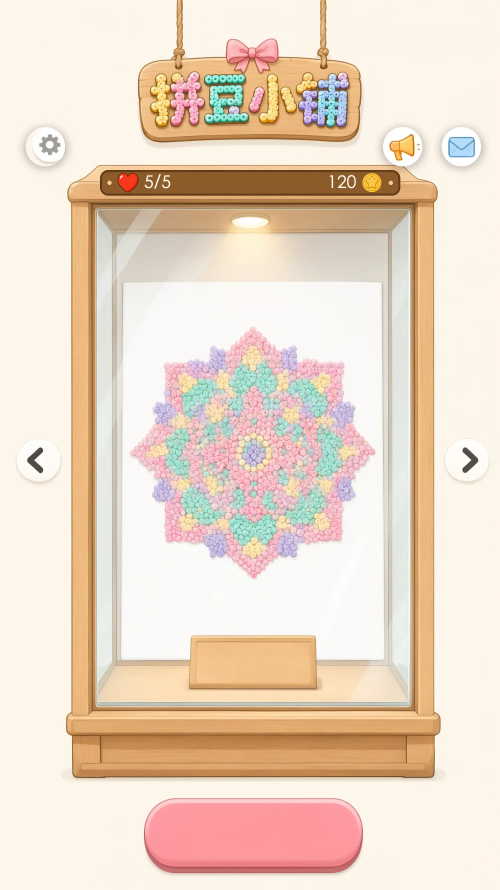
#> input picture games/beads/design/art/final/prototypes/proto-v2-full-750x1334-at2x.png, 1500 x 2668 px, found by its file name (shown at 1/3 size)
$ python menu-proto-coords.py
#> lines starting #> are read from the running program, lines starting #| are printed output that depends on the picture; after the words box and inside, x2 and y2 are one past the last pixel; in counts of white or black regions, pixels touching at a corner belong together
#!/usr/bin/env python3
# 主界面原型 v3（三态 + 走马灯示意帧）+ 坐标总图 + 五档机型坐标图，同一份合成底图（零模型，纯 PIL）。
# 布局 = 落地单 v3.13 + WXG-T-497（签到钮日历 / 版本号进设置）/ WXG-T-498（顶栏左右对称）/ tuning.ts `menuAnchors`；
# 素材 = final/assets/menu 正本（顶栏钮/徽标/木牌/箭头）+ proto-v2 切件（资源条、曼陀罗豆画）。标注单位 = 750 设计px（rpx 语义）。
# 用法（仓库根）：python3 games/beads/design/ai-workflows/menu-proto-coords.py
import os
import numpy as np
from PIL import Image, ImageDraw, ImageFilter, ImageFont, ImageOps

ART = "games/beads/design/art/final"
A = f"{ART}/assets/menu"
# 2026-10-18 webp 退役 ⇒ 输入也走 PNG
PROTO_V2 = f"{ART}/prototypes/proto-v2-full-750x1334-at2x.png"
LOGO = "games/beads/assets/menu/ui_menu_logo.png"
F_LIGHT = "/System/Library/Fonts/STHeiti Light.ttc"
F_BOLD = "/System/Library/Fonts/STHeiti Medium.ttc"
PLATE_TEXT = ("第 9 关", "曼陀罗")           # 关名为占位：运行时读关卡 `title`（可选），缺省只显关序
CTA_TEXT = "开始游戏"                         # copy-tokens `btn_start_label`

# ── tuning.ts 常量（750 系）──
TOPG, BOTG, PAD = 16, 32, 12
# 无刘海结顶下限 = 加长前绳长（tuning MENU_BOW_MIN_FROM_TOP）
BOW_MIN = 61
SIGN_CHAIN, BAR_H, BAR_INSET, CASE_H, CTA_H = 165, 32, 14, 871, 92
# x, w, h, bowYOff（v3.9 绳加长到 960×772）
SIGN = (190, 370, 298, 119)
BAR = (154, 442)                              # 圆角不探出框肩，中心 375
CASE = (107, 544)
BOSS = (146, 130, 468, 528)                   # x, yOff, w, h
# 走马灯滑动裁切区 = 玻璃内壁（橱窗位图实测 x167..590）
CLIP = (168, 130, 422, 528)
SEAL_H, SEAL_INSET = 140, 12                  # 通关飘带随内容滑动 ⇒ 整枚落在裁切区内
NEXT_TEXT = ("第 10 关", "小雏菊")             # 滑动示意里的下一项（占位）
BADGE = (538, 142, 64)
DONE = (380, 394, 160)                        # cx, yOff, d
PLATE = (381, 652, 214, 100)                  # cx, yOff, w, h
PLATE_TITLE = (30, 62)                        # 两行行心距牌顶（关序 28 / 关名 30，E1 地板 28）
# palette woodFace / woodEdge
WOOD_FACE, WOOD_EDGE = (138, 91, 52), (94, 59, 30)
ARROW_X, ARROW_D, ARROW_ICON = (26, 660), 64, 36
# 顶栏 2×2 四钮（`MENU_TOPBAR_X`；[WXG-T-498] 对称后：左列 14 / 右列 648，行距 88 = `TOUCH_MIN`）
TOPBAR_ITEMS = ((14, 0, "settings"), (14, 88, "rank"), (648, 0, "calendar"), (648, 88, "skin"))
TOPBAR_ROW_DY, TOPBAR_D, HIT = 88, 80, 88
CTA_X, CTA_W = 218, 324

v2 = Image.open(PROTO_V2).convert("RGB")
#> v2 is the input picture: PIL image 1500x2668 RGB; mean R, G, B 235, 216.1, 198.6
BG = v2.getpixel((10, 10))
#> BG = (253, 246, 235)


def v2crop(x0, y0, x1, y1):
    return v2.crop((x0 * 2, y0 * 2, x1 * 2, y1 * 2))


BAR_IMG = v2crop(156, 248, 595, 294)
# 豆画：v2 boss 图位（窗顶 294 + 130）内非白像素外接框；正片叠底贴回 ⇒ 白底自然吃掉
_slot = v2crop(146, 424, 614, 940)
_ink = ImageOps.invert(_slot.convert("L")).point(
    lambda v: 255 if v > 30 else 0)
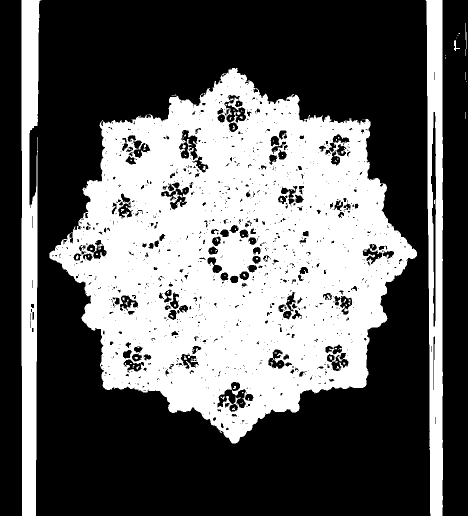
#> _ink: PIL image 936x1032 L (shown at 1/2 size); 38.5% white; 152 white regions (128 under 20 px), largest, box (x1, y1, x2, y2) and area: (99, 136, 834, 887) 313924, (43, 0, 83, 1032) 29961, (851, 0, 886, 1032) 26946
MANDALA = _slot.crop(_ink.getbbox())
# 花的重心（图内 0..1）。贴图按外接框中心摆会让花偏上、章跟着偏。
_rgb = np.asarray(MANDALA.convert("RGB")).astype(np.int16)
_r, _g, _b = _rgb[:, :, 0], _rgb[:, :, 1], _rgb[:, :, 2]
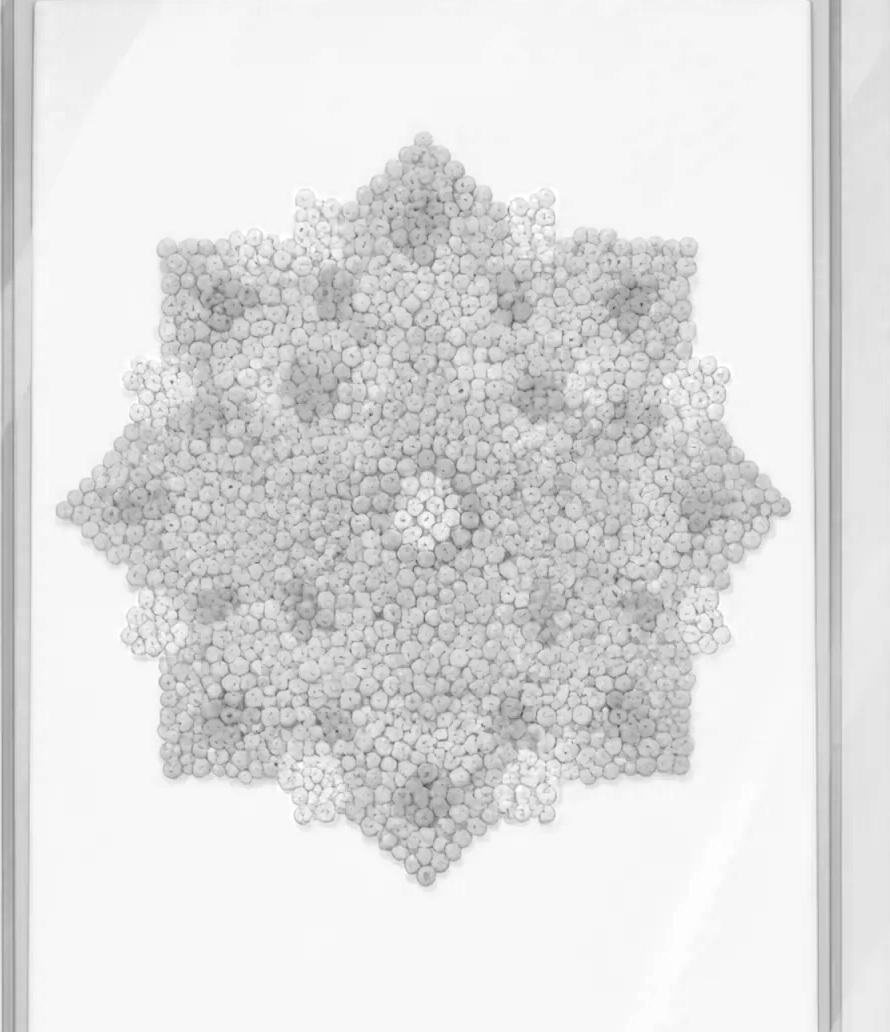
#> _b: shape (1032, 890) int16; min 71, max 255, mean 222.7
_ys, _xs = np.nonzero((np.maximum(np.maximum(_r, _g), _b) -
                      np.minimum(np.minimum(_r, _g), _b)) > 18)
FLOWER = (_xs.mean() / MANDALA.width, _ys.mean() / MANDALA.height)
#> FLOWER = (0.475, 0.493)
_sat = np.zeros(_r.shape, np.uint8)
_sat[_ys, _xs] = 255
BEAD_MASK = Image.fromarray(_sat).filter(
    ImageFilter.MaxFilter(9))   # 彩豆 + 9px 外扩（豆间缝）
#> BEAD_MASK: PIL image 890x1032 L; 42.9% white; 6 white regions, box (x1, y1, x2, y2) and area: (51, 127, 796, 892) 362091, (0, 416, 21, 1032) 11232, (824, 0, 845, 584) 9418, (819, 720, 843, 1032) 5757, (0, 0, 19, 287) 5242, (821, 594, 840, 616) 352
# 只留与花心连通的一块（切件两侧带着白板木边，饱和度也过阈）
ImageDraw.floodfill(BEAD_MASK, (round(_xs.mean()), round(_ys.mean())), 128)
BEAD_MASK = BEAD_MASK.point(lambda v: 255 if v == 128 else 0)
#> BEAD_MASK: PIL image 890x1032 L; 39.4% white; 1 white region, box (x1, y1, x2, y2) and area: (51, 127, 796, 892) 362091


# [5 lines left out: function mass_frac, not called in this run]


def seal_xy(c0, sw):
    """通关飘带左上角：裁切区右上内缩 SEAL_INSET。"""
    return CLIP[0] + CLIP[2] - SEAL_INSET - sw, c0 + CLIP[1] + SEAL_INSET


def anchors(st, sb, cap, H):
    """tuning.ts menuAnchors 的 y-down 直译（只用于出图，真源仍是 TS）。"""
    bow0 = max(st + TOPG, BOW_MIN)
    sign1 = bow0 + SIGN_CHAIN
    cta1 = H - sb - BOTG
    cta0 = cta1 - CTA_H
    zone = cta0 - sign1
    gap_top = max((zone - CASE_H) / 3, PAD)
    case0 = sign1 + gap_top
    return dict(st=st, sb=sb, cap=cap, H=H, bow0=bow0, sign1=sign1, cta0=cta0, cta1=cta1,
                gap_top=gap_top, gap_bot=zone - CASE_H - gap_top, case0=case0,
                case1=case0 + CASE_H, bt=cap + 4, arrow_cy=case0 + 0.42 * CASE_H)


def content_layer(g, s, state):
    """走马灯滑动层（透明底，尺寸 = CLIP）：豆画 + 三态盖章。坐标仍按 750 系写，内部减去 CLIP 原点。"""
    ox0, oy0 = CLIP[0], g["case0"] + CLIP[1]
    lay = Image.new("RGBA", (round(CLIP[2] * s), round(CLIP[3] * s)))

    def put(img, x, y, w, h):
        im = img.convert("RGBA").resize(
            (max(1, round(w * s)), max(1, round(h * s))), Image.LANCZOS)
        lay.alpha_composite(im, (round((x - ox0) * s), round((y - oy0) * s)))

    def put_centered(img, cx, cy, w, h):
        ox, oy = mass_frac(img)
        put(img, cx - ox * w, cy - oy * h, w, h)

    # 豆画白底转透明（等效原先叠在白板上的正片叠底）。未开启 = 置灰；进行中 / 通关 = 原色（v3.8）
    art = MANDALA if state != "locked" else Image.blend(
        ImageOps.grayscale(MANDALA).convert("RGB"), Image.new("RGB", MANDALA.size, "white"), 0.4)
    rgb = np.asarray(art.convert("RGB")).astype(np.float32)
    a = 255 - rgb.min(axis=2)
    a = a * (np.asarray(BEAD_MASK) > 0)          # 去掉 proto-v2 切件里白板灰边，只留豆子
    col = 255 - (255 - rgb) * 255 / np.maximum(a, 1)[..., None]
    art = Image.fromarray(
        np.dstack([np.clip(col, 0, 255), a]).astype(np.uint8), "RGBA")
    aw = 340
    ah = aw * MANDALA.height / MANDALA.width
    # 花的重心落在图位中心，三态盖章再按各自纹理的重心叠到同一点
    cx, cy = DONE[0], g["case0"] + DONE[1]
    put(art, cx - FLOWER[0] * aw, cy - FLOWER[1] * ah, aw, ah)
    if state == "locked":
        put_centered(Image.open(
            f"{A}/ui_menu_badge_locked.png"), cx, cy, 220, 220)
    elif state == "pushing":
        badge = Image.open(f"{A}/ui_menu_badge_progress.png")
        bh = 200
        put_centered(badge, cx, cy, bh * badge.width / badge.height, bh)
    else:
        seal = Image.open(f"{A}/ui_menu_seal_cleared.png")
        sw = SEAL_H * seal.width / seal.height
        put(seal, *seal_xy(g["case0"], sw), sw, SEAL_H)
    return lay


def compose(g, s, state, w750=750, content=True, plate_text=PLATE_TEXT):
    """干净 UI 底图；s = 每设计px 的画布像素数。state ∈ pushing/locked/done。
    content=False ⇒ 不画滑动层（豆画 + 盖章），plate_text=None ⇒ 木牌不写字。"""
    cv = Image.new("RGB", (round(w750 * s), round(g["H"] * s)), BG)

    def put(img, x, y, w, h, alpha=True):
        im = img.convert("RGBA").resize(
            (max(1, round(w * s)), max(1, round(h * s))), Image.LANCZOS)
        cv.paste(im, (round(x * s), round(y * s)), im if alpha else None)

    # [4 lines left out: function text, not called in this run]

    c0 = g["case0"]
    put(Image.open(f"{A}/ui_showcase_frame.png"), CASE[0], c0, CASE[1], CASE_H)
    put(BAR_IMG, BAR[0], c0 + BAR_INSET, BAR[1], BAR_H, alpha=False)
    if content:
        lay = content_layer(g, s, state)
        box = tuple(round(v * s) for v in (CLIP[0], c0 + CLIP[1]))
        cv.paste(lay, box, lay)
    # 木牌（固定层）+ 关卡标题（两行：关序 / 关名）
    px, py = PLATE[0] - PLATE[2] / 2, c0 + PLATE[1]
    put(Image.open(f"{A}/ui_showcase_plate.png"), px, py, PLATE[2], PLATE[3])
    if plate_text:
        text(PLATE[0], py + PLATE_TITLE[0], plate_text[0], 28, WOOD_FACE)
        text(PLATE[0], py + PLATE_TITLE[1], plate_text[1], 30, WOOD_EDGE)
    # ◀▶
    for x, icon in zip(ARROW_X, ("left", "right")):
        y = g["arrow_cy"] - ARROW_D / 2
        put(Image.open(f"{A}/ui_btn_arrow_bg_normal.png"),
            x, y, ARROW_D, ARROW_D)
        ic = Image.open(f"{A}/ui_icon_arrow_{icon}.png")
        iw = ARROW_ICON * ic.width / ic.height
        put(ic, x + (ARROW_D - iw) / 2, y +
            (ARROW_D - ARROW_ICON) / 2, iw, ARROW_ICON)
    put(Image.open(LOGO), SIGN[0], g["bow0"] - SIGN[3], SIGN[1], SIGN[2])
    # 顶栏四钮 2×2：圆底 + 图标同框 80（热区 88 同心；左列 14 / 右列 648，行距 88）
    for hx, dy, icon in TOPBAR_ITEMS:
        x, y = hx + (HIT - TOPBAR_D) / 2, g["bt"] + dy + (HIT - TOPBAR_D) / 2
        put(Image.open(f"{A}/ui_btn_circle_normal.png"),
            x, y, TOPBAR_D, TOPBAR_D)
        put(Image.open(f"{A}/ui_icon_{icon}.png"), x, y, TOPBAR_D, TOPBAR_D)
    # CTA：正本 200×240 纵向等比缩到 92，横向三段拉伸（端帽 capX 76 源px）+ 文案居台面
    src = Image.open(f"{A}/ui_btn_start_9s.png").convert("RGBA")
    hp, wp = round(CTA_H * s), round(CTA_W * s)
    src = src.resize((round(src.width * hp / src.height), hp), Image.LANCZOS)
    cap = round(76 * hp / 240)
    pill = Image.new("RGBA", (wp, hp))
    pill.paste(src.crop((0, 0, cap, hp)), (0, 0))
    pill.paste(src.crop((cap, 0, src.width - cap, hp)
                        ).resize((wp - 2 * cap, hp)), (cap, 0))
    pill.paste(src.crop((src.width - cap, 0, src.width, hp)), (wp - cap, 0))
    cv.paste(pill, (round(CTA_X * s), round(g["cta0"] * s)), pill)
    label = Image.open(f"{A}/ui_menu_cta_label.png")
    lh = 56
    lw = lh * label.width / label.height
    ox, oy = mass_frac(label)
    put(label, CTA_X + CTA_W / 2 - ox * lw,
        g["cta0"] + CTA_H * 0.42 - oy * lh, lw, lh)
    return cv


# [165 lines left out: functions swipe, annotate, master, not called in this run]


# (文件名, 型号, w_dp, h_dp, dpr, safeTop dp, Home inset dp, 胶囊底 dp, 遮挡件 750系框)
TIERS = [
    ("menu-coords-se375.png", "iPhone SE/6/7/8", 375, 667, 2, 20, 0, 56, None),
    ("menu-coords-android360.png", "Android 挖孔主流（示例 360×780）", 360, 780, 3, 28.8, 0, 64,
     ("hole", 120, 24, 164, 68)),
    ("menu-coords-iphonex375.png", "iPhone X–14（刘海）", 375, 812, 3, 47, 34, 81.5,
     ("notch", 205, 0, 545, 90)),
    ("menu-coords-island393.png", "iPhone 14/15 Pro·16（灵动岛）", 393, 852, 3, 54, 34, 90,
     ("island", 255, 26, 495, 103)),
    ("menu-coords-max440.png", "iPhone 16 Pro Max", 440, 956, 3, 54, 34, 90,
     ("island", 255, 26, 495, 103)),
]
EXPECT_GAPS = [(38, 75), (130, 259), (95, 191), (94, 188),
               (101, 203)]   # menu-anchors.test.ts 钉值


# [46 lines left out: function tier, not called in this run]


if __name__ == "__main__":
    se = anchors(40, 0, 112, 1334)
    assert (se["sign1"], round(se["case0"]),
            se["cta1"]) == (226, 264, 1302), se
    for st in ("pushing", "locked", "done"):
        # 2026-10-17 起统一 PNG（小程序不支持 webp）
        out = f"{ART}/prototypes/proto-v3-{st}-750x1334-at2x.png"
        compose(se, 2, st).save(out, quality=90)
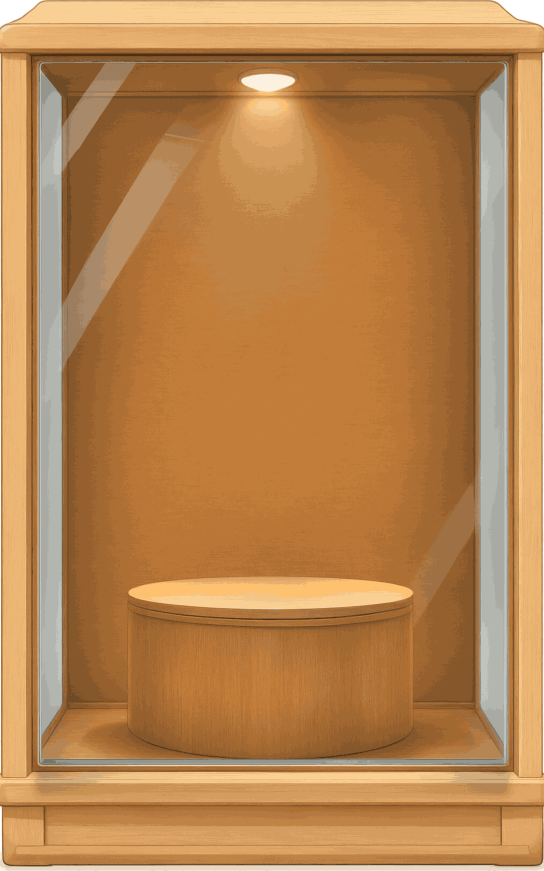
#> input picture games/beads/design/art/final/assets/menu/ui_showcase_frame.png, 1088 x 1742 px, found by its file name (shown at 1/2 size)
#> in put, im is the input picture: PIL image 1088x1742 RGBA; mean R, G, B, A 183.2, 131.4, 78.5, 253.7
#> call 2 of put, with x = 154, y = 277.7, w = 442, h = 32, alpha = False
#> in put (call 2), `im = img.convert("RGBA").resize( (max(1, round(w * s)), max(1, round(h..`:
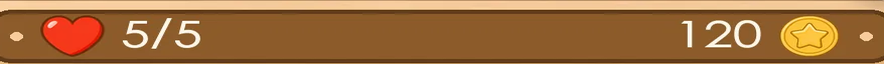
#> im: PIL image 884x64 RGBA; mean R, G, B, A 159.1, 109.8, 61.7, 255
#> in content_layer, `lay = Image.new("RGBA", (round(CLIP[2] * s), round(CLIP[3] * s)))`: lay: PIL image 844x1056 RGBA; every value is 0
#> in content_layer, `a = a * (np.asarray(BEAD_MASK) > 0)`:
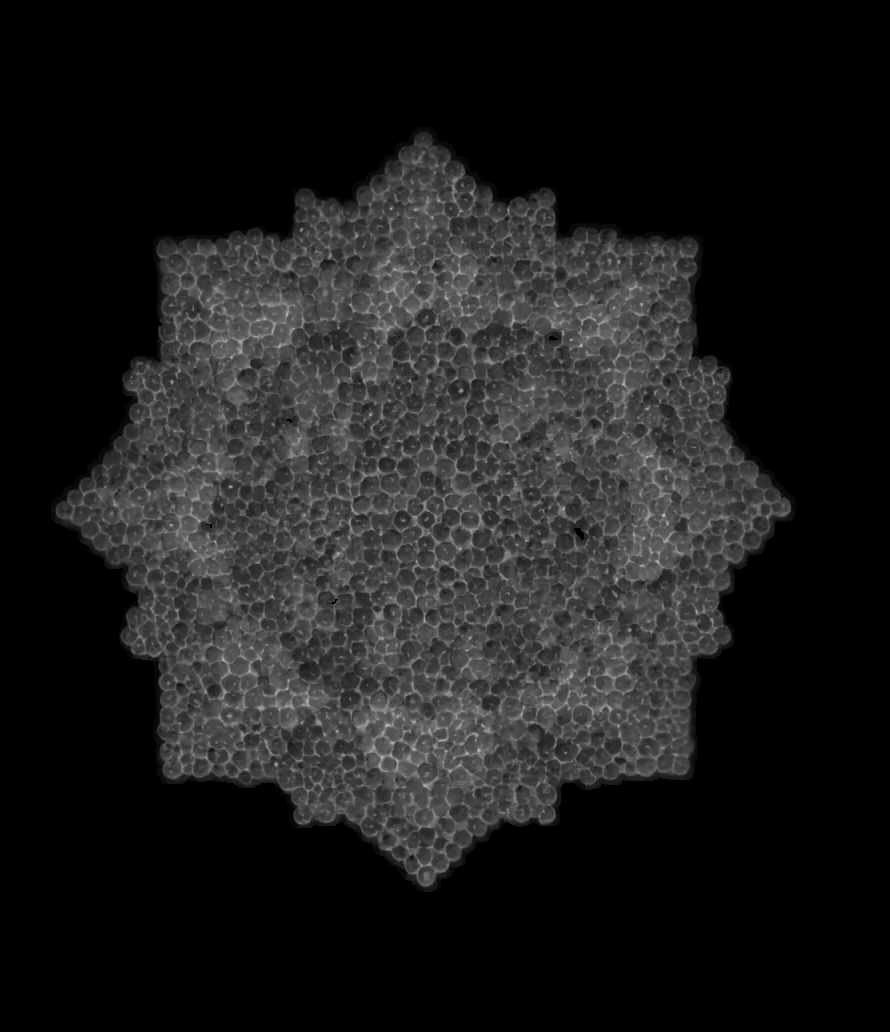
#> a: shape (1032, 890) float32; min 0, max 203, mean 28.2
#> in content_layer, `col = 255 - (255 - rgb) * 255 / np.maximum(a, 1)[..., None]`:
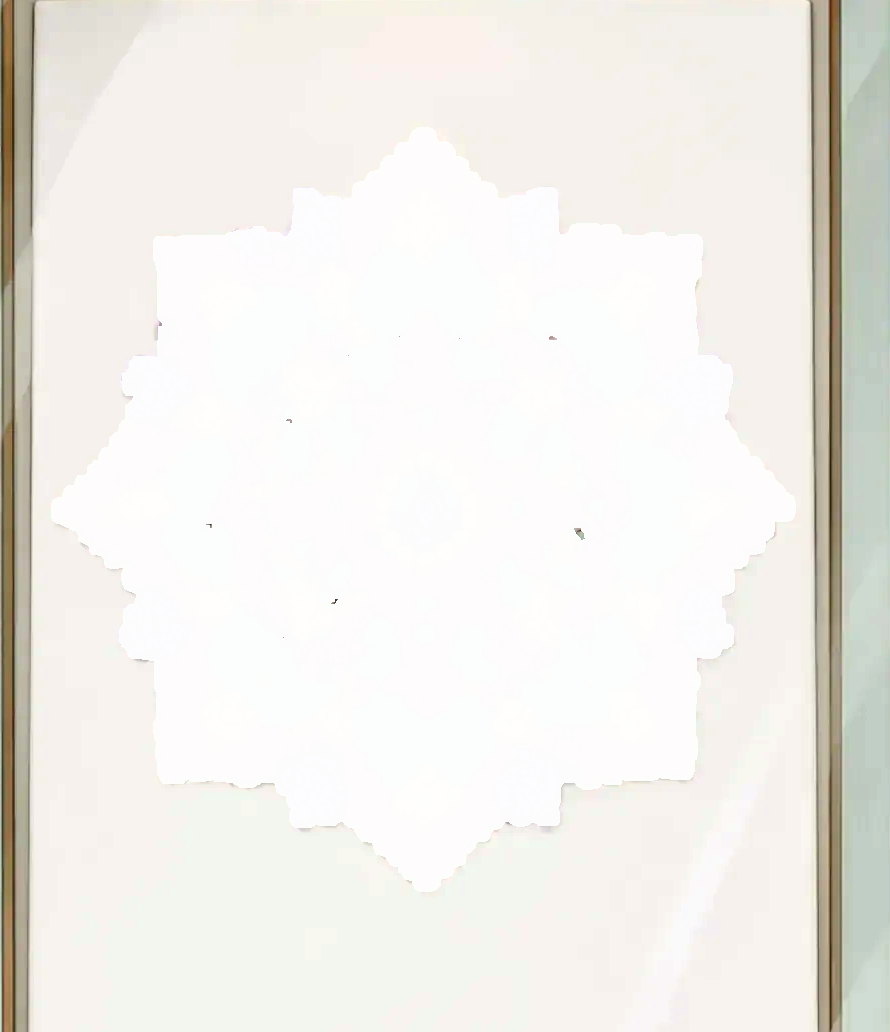
#> col: shape (1032, 890, 3) float32; mean R, G, B -1486.7, -1723.7, -2287.6; drawn with min black and max white
#> in put, `lay.alpha_composite(im, (round((x - ox0) * s), round((y - oy0) * s)))`:
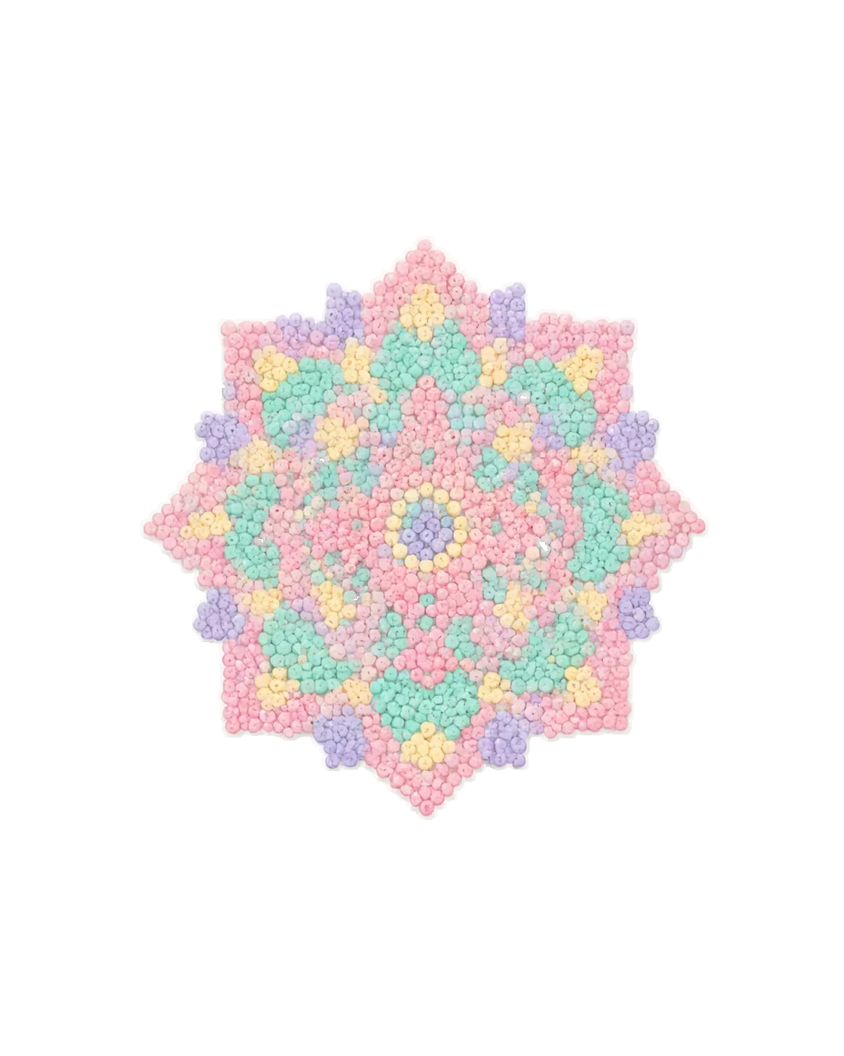
#> lay: PIL image 844x1056 RGBA; mean R, G, B, A 30.5, 12.6, 11.5, 17; transparent parts drawn white
#> (the run stopped early here; a loop or call above may not have finished)
